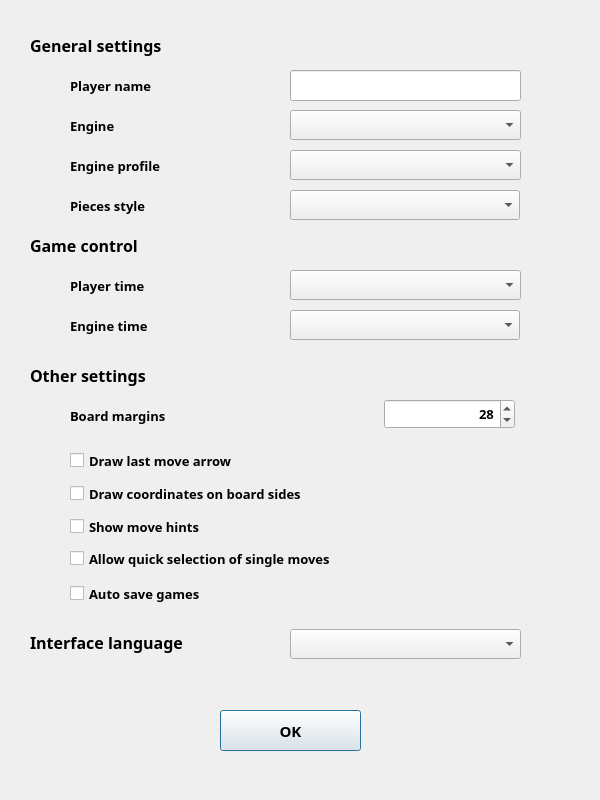
<?xml version="1.0" encoding="UTF-8"?>
<ui version="4.0">
 <class>SettingsDialog</class>
 <widget class="QDialog" name="SettingsDialog">
  <property name="geometry">
   <rect>
    <x>0</x>
    <y>0</y>
    <width>600</width>
    <height>800</height>
   </rect>
  </property>
  <property name="font">
   <font>
    <family>Sans Serif</family>
    <pointsize>10</pointsize>
    <weight>75</weight>
    <bold>true</bold>
   </font>
  </property>
  <property name="windowTitle">
   <string>Dialog</string>
  </property>
  <property name="locale">
   <locale language="English" country="UnitedStates"/>
  </property>
  <widget class="QLabel" name="lEngine">
   <property name="geometry">
    <rect>
     <x>70</x>
     <y>110</y>
     <width>201</width>
     <height>31</height>
    </rect>
   </property>
   <property name="font">
    <font>
     <pointsize>10</pointsize>
    </font>
   </property>
   <property name="locale">
    <locale language="English" country="UnitedStates"/>
   </property>
   <property name="text">
    <string>Engine</string>
   </property>
  </widget>
  <widget class="QComboBox" name="cmbEngine">
   <property name="geometry">
    <rect>
     <x>290</x>
     <y>110</y>
     <width>231</width>
     <height>30</height>
    </rect>
   </property>
   <property name="locale">
    <locale language="English" country="UnitedStates"/>
   </property>
  </widget>
  <widget class="QComboBox" name="cmbPiecesStyle">
   <property name="geometry">
    <rect>
     <x>290</x>
     <y>190</y>
     <width>230</width>
     <height>30</height>
    </rect>
   </property>
  </widget>
  <widget class="QLabel" name="lPiecesStyle">
   <property name="geometry">
    <rect>
     <x>70</x>
     <y>190</y>
     <width>201</width>
     <height>31</height>
    </rect>
   </property>
   <property name="font">
    <font>
     <pointsize>10</pointsize>
    </font>
   </property>
   <property name="locale">
    <locale language="English" country="UnitedStates"/>
   </property>
   <property name="text">
    <string>Pieces style</string>
   </property>
  </widget>
  <widget class="QLabel" name="lGameControl">
   <property name="geometry">
    <rect>
     <x>30</x>
     <y>230</y>
     <width>511</width>
     <height>31</height>
    </rect>
   </property>
   <property name="font">
    <font>
     <pointsize>12</pointsize>
    </font>
   </property>
   <property name="locale">
    <locale language="English" country="UnitedStates"/>
   </property>
   <property name="text">
    <string>Game control</string>
   </property>
  </widget>
  <widget class="QLabel" name="lPlayerTime">
   <property name="geometry">
    <rect>
     <x>70</x>
     <y>270</y>
     <width>211</width>
     <height>31</height>
    </rect>
   </property>
   <property name="font">
    <font>
     <pointsize>10</pointsize>
    </font>
   </property>
   <property name="locale">
    <locale language="English" country="UnitedStates"/>
   </property>
   <property name="text">
    <string>Player time</string>
   </property>
  </widget>
  <widget class="QLabel" name="lEngineTime">
   <property name="geometry">
    <rect>
     <x>70</x>
     <y>310</y>
     <width>211</width>
     <height>31</height>
    </rect>
   </property>
   <property name="font">
    <font>
     <pointsize>10</pointsize>
    </font>
   </property>
   <property name="locale">
    <locale language="English" country="UnitedStates"/>
   </property>
   <property name="text">
    <string>Engine time</string>
   </property>
  </widget>
  <widget class="QComboBox" name="cmbPlayerTime">
   <property name="geometry">
    <rect>
     <x>290</x>
     <y>270</y>
     <width>231</width>
     <height>30</height>
    </rect>
   </property>
   <property name="locale">
    <locale language="English" country="UnitedStates"/>
   </property>
  </widget>
  <widget class="QComboBox" name="cmbEngineTime">
   <property name="geometry">
    <rect>
     <x>290</x>
     <y>310</y>
     <width>230</width>
     <height>30</height>
    </rect>
   </property>
   <property name="locale">
    <locale language="English" country="UnitedStates"/>
   </property>
  </widget>
  <widget class="QLabel" name="lOtherSettings">
   <property name="geometry">
    <rect>
     <x>30</x>
     <y>360</y>
     <width>501</width>
     <height>31</height>
    </rect>
   </property>
   <property name="font">
    <font>
     <pointsize>12</pointsize>
    </font>
   </property>
   <property name="locale">
    <locale language="English" country="UnitedStates"/>
   </property>
   <property name="text">
    <string>Other settings</string>
   </property>
  </widget>
  <widget class="QLabel" name="lGeneralSettings">
   <property name="geometry">
    <rect>
     <x>30</x>
     <y>30</y>
     <width>521</width>
     <height>31</height>
    </rect>
   </property>
   <property name="font">
    <font>
     <pointsize>12</pointsize>
     <italic>false</italic>
    </font>
   </property>
   <property name="locale">
    <locale language="English" country="UnitedStates"/>
   </property>
   <property name="text">
    <string notr="true">General settings</string>
   </property>
  </widget>
  <widget class="QLabel" name="lPlayerName">
   <property name="enabled">
    <bool>true</bool>
   </property>
   <property name="geometry">
    <rect>
     <x>70</x>
     <y>70</y>
     <width>201</width>
     <height>31</height>
    </rect>
   </property>
   <property name="font">
    <font>
     <pointsize>10</pointsize>
    </font>
   </property>
   <property name="locale">
    <locale language="English" country="UnitedStates"/>
   </property>
   <property name="text">
    <string>Player name</string>
   </property>
  </widget>
  <widget class="QLineEdit" name="edPlayerName">
   <property name="enabled">
    <bool>true</bool>
   </property>
   <property name="geometry">
    <rect>
     <x>290</x>
     <y>70</y>
     <width>231</width>
     <height>31</height>
    </rect>
   </property>
  </widget>
  <widget class="QLabel" name="lInterfaceLanguage">
   <property name="geometry">
    <rect>
     <x>30</x>
     <y>627</y>
     <width>241</width>
     <height>31</height>
    </rect>
   </property>
   <property name="font">
    <font>
     <pointsize>12</pointsize>
    </font>
   </property>
   <property name="locale">
    <locale language="English" country="UnitedStates"/>
   </property>
   <property name="text">
    <string>Interface language</string>
   </property>
  </widget>
  <widget class="QComboBox" name="cmbInterfaceLanguage">
   <property name="geometry">
    <rect>
     <x>290</x>
     <y>629</y>
     <width>231</width>
     <height>30</height>
    </rect>
   </property>
   <property name="locale">
    <locale language="English" country="UnitedStates"/>
   </property>
  </widget>
  <widget class="QLabel" name="lEngineProfile">
   <property name="geometry">
    <rect>
     <x>70</x>
     <y>150</y>
     <width>201</width>
     <height>31</height>
    </rect>
   </property>
   <property name="font">
    <font>
     <pointsize>10</pointsize>
    </font>
   </property>
   <property name="locale">
    <locale language="English" country="UnitedStates"/>
   </property>
   <property name="text">
    <string>Engine profile</string>
   </property>
  </widget>
  <widget class="QComboBox" name="cmbEngineProfile">
   <property name="geometry">
    <rect>
     <x>290</x>
     <y>150</y>
     <width>231</width>
     <height>30</height>
    </rect>
   </property>
   <property name="locale">
    <locale language="English" country="UnitedStates"/>
   </property>
  </widget>
  <widget class="QCheckBox" name="cbDrawCoordinates">
   <property name="geometry">
    <rect>
     <x>70</x>
     <y>478</y>
     <width>491</width>
     <height>31</height>
    </rect>
   </property>
   <property name="font">
    <font>
     <pointsize>10</pointsize>
    </font>
   </property>
   <property name="text">
    <string>Draw coordinates on board sides</string>
   </property>
  </widget>
  <widget class="QCheckBox" name="cbDrawMoveArrow">
   <property name="geometry">
    <rect>
     <x>70</x>
     <y>445</y>
     <width>491</width>
     <height>31</height>
    </rect>
   </property>
   <property name="font">
    <font>
     <pointsize>10</pointsize>
    </font>
   </property>
   <property name="text">
    <string>Draw last move arrow</string>
   </property>
  </widget>
  <widget class="QCheckBox" name="cbAutoSaveGames">
   <property name="geometry">
    <rect>
     <x>70</x>
     <y>578</y>
     <width>501</width>
     <height>31</height>
    </rect>
   </property>
   <property name="font">
    <font>
     <pointsize>10</pointsize>
    </font>
   </property>
   <property name="text">
    <string>Auto save games</string>
   </property>
  </widget>
  <widget class="QCheckBox" name="cbQuickSingleMoveSelection">
   <property name="geometry">
    <rect>
     <x>70</x>
     <y>548</y>
     <width>491</width>
     <height>21</height>
    </rect>
   </property>
   <property name="font">
    <font>
     <pointsize>10</pointsize>
    </font>
   </property>
   <property name="text">
    <string>Allow quick selection of single moves</string>
   </property>
  </widget>
  <widget class="QCheckBox" name="cbShowMoveHints">
   <property name="geometry">
    <rect>
     <x>70</x>
     <y>511</y>
     <width>491</width>
     <height>31</height>
    </rect>
   </property>
   <property name="font">
    <font>
     <pointsize>10</pointsize>
    </font>
   </property>
   <property name="text">
    <string>Show move hints</string>
   </property>
  </widget>
  <widget class="QLabel" name="lBoardMargins">
   <property name="geometry">
    <rect>
     <x>70</x>
     <y>400</y>
     <width>291</width>
     <height>31</height>
    </rect>
   </property>
   <property name="font">
    <font>
     <pointsize>10</pointsize>
    </font>
   </property>
   <property name="locale">
    <locale language="English" country="UnitedStates"/>
   </property>
   <property name="text">
    <string>Board margins</string>
   </property>
  </widget>
  <widget class="QSpinBox" name="spinBoardMargins">
   <property name="geometry">
    <rect>
     <x>384</x>
     <y>399</y>
     <width>131</width>
     <height>30</height>
    </rect>
   </property>
   <property name="alignment">
    <set>Qt::AlignRight|Qt::AlignTrailing|Qt::AlignVCenter</set>
   </property>
   <property name="readOnly">
    <bool>false</bool>
   </property>
   <property name="buttonSymbols">
    <enum>QAbstractSpinBox::UpDownArrows</enum>
   </property>
   <property name="maximum">
    <number>100</number>
   </property>
   <property name="singleStep">
    <number>4</number>
   </property>
   <property name="value">
    <number>28</number>
   </property>
  </widget>
  <widget class="QPushButton" name="btnOK">
   <property name="geometry">
    <rect>
     <x>220</x>
     <y>710</y>
     <width>141</width>
     <height>41</height>
    </rect>
   </property>
   <property name="font">
    <font>
     <pointsize>11</pointsize>
     <weight>75</weight>
     <bold>true</bold>
    </font>
   </property>
   <property name="text">
    <string>OK</string>
   </property>
  </widget>
 </widget>
 <tabstops>
  <tabstop>edPlayerName</tabstop>
  <tabstop>cmbEngine</tabstop>
  <tabstop>cmbEngineProfile</tabstop>
  <tabstop>cmbPiecesStyle</tabstop>
  <tabstop>cmbPlayerTime</tabstop>
  <tabstop>cmbEngineTime</tabstop>
  <tabstop>spinBoardMargins</tabstop>
  <tabstop>cbDrawMoveArrow</tabstop>
  <tabstop>cbDrawCoordinates</tabstop>
  <tabstop>cbShowMoveHints</tabstop>
  <tabstop>cbQuickSingleMoveSelection</tabstop>
  <tabstop>cbAutoSaveGames</tabstop>
  <tabstop>cmbInterfaceLanguage</tabstop>
 </tabstops>
 <resources/>
 <connections/>
</ui>
